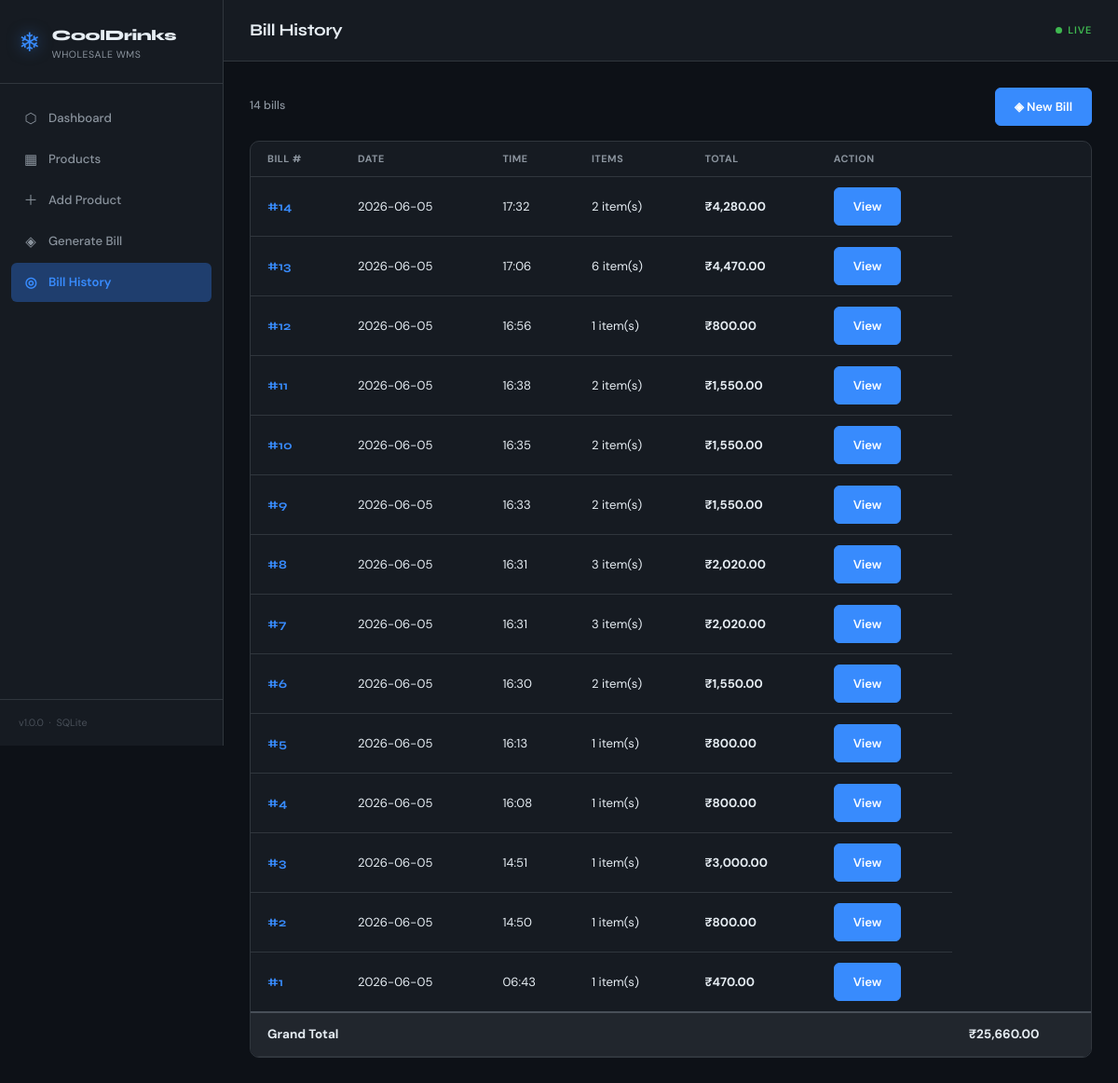
Page /bills on the committed database.
### tables this page shows
CREATE TABLE bills (
            id          INTEGER PRIMARY KEY AUTOINCREMENT,
            created_at  DATETIME DEFAULT CURRENT_TIMESTAMP,
            total       REAL NOT NULL
        , customer_name TEXT, customer_mobile TEXT);

### app.py (the view)
@app.route('/bills')
def bill_history():
    db = get_db()
    bills = db.execute(
        '''
        SELECT
            b.id,
            b.created_at,
            b.total,
            COUNT(bi.id) AS item_count
        FROM bills b
        LEFT JOIN bill_items bi
            ON bi.bill_id = b.id
        GROUP BY b.id
        ORDER BY b.created_at DESC
        '''
    ).fetchall()
    db.close()
    return render_template(
        'bill_history.html',
        bills=bills
    )

### database.py (called while the page is built)
def get_db():
    conn = sqlite3.connect(DB_PATH)
    conn.row_factory = sqlite3.Row
    return conn

### templates/bill_history.html (shortened to what this page needs)
{% extends "base.html" %}
{% block page_title %}Bill History{% endblock %}
{% block content %}
<div class="toolbar">
  <div class="toolbar-left">
    <span class="product-count">{{ bills|length }} bill{{ 's' if bills|length != 1 }}</span>
  </div>
  <a href="{{ url_for('generate_bill') }}" class="btn btn--primary">◈ New Bill</a>
</div>
{% if bills %}
<div class="table-card">
  <table class="data-table data-table--full">
    <thead>
      <tr>
        <th>Bill #</th>
        <th>Date</th>
        <th>Time</th>
        <th>Items</th>
       <th>Total</th>
<th>Action</th>
      </tr>
    </thead>
    <tbody>
      {% for b in bills %}
      <tr>
        <td><span class="bill-id">#{{ b.id }}</span></td>
        <td>{{ b.created_at[:10] }}</td>
        <td>{{ b.created_at[11:16] }}</td>
        <td>
    {{ b.item_count }} item(s)
</td>
        <td><strong>₹{{ "{:,.2f}".format(b.total) }}</strong></td>
<td>
    <a href="/bill/{{ b.id }}" class="btn btn--primary">
        View
    </a>
</td>
      </tr>
      {% endfor %}
    </tbody>
    <tfoot>
      <tr class="table-total-row">
        <td colspan="6">Grand Total</td>
        <td><strong>₹{{ "{:,.2f}".format(bills | sum(attribute='total')) }}</strong></td>
      </tr>
    </tfoot>
  </table>
</div>
{% endif %}
{% endblock %}

### static/style.css (style rules this page uses)
:root { --bg: #0d1117; --bg-2: #161b22; --bg-3: #21262d; --border: #30363d; --border-2: #484f58; --text: #e6edf3; --text-muted: #8b949e; --text-dim: #484f58; --blue: #388bfd; --blue-dim: #1f3e6e; --teal: #2ea043; --teal-dim: #1a4b2a; --amber: #d29922; --amber-dim: #5a3e10; --rose: #e05252; --rose-dim: #5a1e1e; --green: #3fb950; --green-dim: #1a4d24; --sidebar-w: 240px; --radius: 10px; --radius-sm: 6px; --shadow: 0 4px 24px rgba(0,0,0,.45); }
*, *::before, *::after { box-sizing: border-box; margin: 0; padding: 0; }
html { font-size: 15px; }
body { font-family: 'DM Sans', sans-serif; background: var(--bg); color: var(--text); display: flex; min-height: 100vh; line-height: 1.6; }
a { color: var(--blue); text-decoration: none; }
.data-table { width: 100%; border-collapse: collapse; font-size: .84rem; }
.data-table thead tr { border-bottom: 1px solid var(--border); }
.data-table th { padding: 10px 18px; text-align: left; font-size: .72rem; font-weight: 700; color: var(--text-muted); text-transform: uppercase; letter-spacing: .5px; }
.data-table td { padding: 11px 18px; color: var(--text); border-bottom: 1px solid var(--border); }
.data-table tbody tr:last-child td { border-bottom: none; }
.data-table--full { font-size: .875rem; }
.table-card { background: var(--bg-2); border: 1px solid var(--border); border-radius: var(--radius); overflow: hidden; }
.table-total-row td { background: var(--bg-3); font-weight: 700; font-size: .9rem; color: var(--text); padding: 12px 18px; border-top: 2px solid var(--border-2); }
.bill-id { font-family: 'Syne', sans-serif; font-weight: 700; color: var(--blue); }
.btn { display: inline-flex; align-items: center; gap: 6px; padding: 9px 20px; border-radius: var(--radius-sm); font-family: 'DM Sans', sans-serif; font-size: .875rem; font-weight: 600; border: 1px solid transparent; cursor: pointer; text-decoration: none; transition: all .15s; white-space: nowrap; }
.btn--primary { background: var(--blue); color: #fff; border-color: var(--blue); }
.toolbar { display: flex; align-items: center; justify-content: space-between; margin-bottom: 16px; }
.toolbar-left { display: flex; align-items: center; gap: 12px; }
.product-count { font-size: .83rem; color: var(--text-muted); font-weight: 500; }

### rows in the picture
bills: id "14", created_at "2026-06-05", created_at "17:32", item_count "2", total "4,280.00"
bills: id "13", created_at "2026-06-05", created_at "17:06", item_count "6", total "4,470.00"
bills: id "12", created_at "2026-06-05", created_at "16:56", item_count "1", total "800.00"
bills: id "11", created_at "2026-06-05", created_at "16:38", item_count "2", total "1,550.00"
bills: id "10", created_at "2026-06-05", created_at "16:35", item_count "2", total "1,550.00"
bills: id "9", created_at "2026-06-05", created_at "16:33", item_count "2", total "1,550.00"
bills: id "8", created_at "2026-06-05", created_at "16:31", item_count "3", total "2,020.00"
bills: id "7", created_at "2026-06-05", created_at "16:31", item_count "3", total "2,020.00"
bills: id "6", created_at "2026-06-05", created_at "16:30", item_count "2", total "1,550.00"
bills: id "5", created_at "2026-06-05", created_at "16:13", item_count "1", total "800.00"
bills: id "4", created_at "2026-06-05", created_at "16:08", item_count "1", total "800.00"
bills: id "3", created_at "2026-06-05", created_at "14:51", item_count "1", total "3,000.00"
bills: id "2", created_at "2026-06-05", created_at "14:50", item_count "1", total "800.00"
bills: id "1", created_at "2026-06-05", created_at "06:43", item_count "1", total "470.00"

### other values in the picture
{{ bills|length }} "14"
{{ 's' if bills|length != 1 }} "s"
{{ "{:,.2f}".format(bills | sum(attribute='total')) }} "25,660.00"
